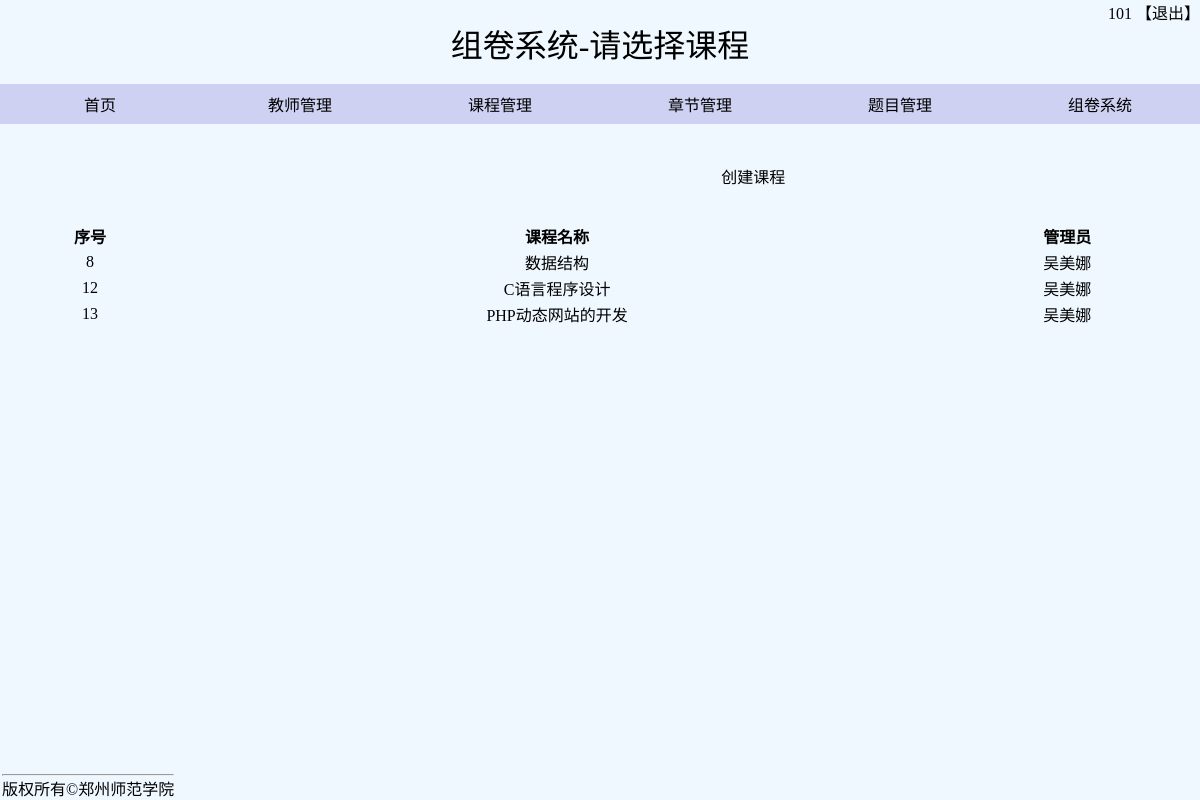
/selectcourse.php (signed in), run on the app's committed database.
### tables this page shows
CREATE TABLE IF NOT EXISTS `course` (
  `id` int(10) unsigned NOT NULL AUTO_INCREMENT,
  `coursename` varchar(50) NOT NULL COMMENT '课程名称',
  `manager` varchar(50) NOT NULL COMMENT '管理员，是一个教师的用户名',
  `gmt_create` datetime DEFAULT NULL COMMENT '创建时间 ',
  `gmt_modified` datetime DEFAULT NULL COMMENT '最后修改时间',
  PRIMARY KEY (`id`),
  UNIQUE KEY `coursename` (`coursename`)
);

### selectcourse.php (the view, shortened to what this page needs)
<?php require_once('connections/conn.php'); ?>
<?php
mysqli_query($conn,'set names utf8');
$query_course="select * from course";
$course=mysqli_query($conn,$query_course) or die(mysql_error($conn));
$row_course=mysqli_fetch_assoc($course);
?>
<!DOCTYPE html PUBLIC "-//W3C//DTD XHTML 1.0 Transitional//EN"
	"http://www.w3.org/TR/xhtml1/DTD/xhtml1-transitional.dtd">
<html xmlns="http://www.w3.org/1999/xhtml">
<head>
</head>
<body bgcolor="white">
    <table width="100%" border="0" align="center" cellpadding="0" cellspacing="0">
        <tr>
            <td height="38" colspan="6" align="center">
               <p align="center"> <font face="隶书" size="+3" color="#000000" >组卷系统-请选择课程</font>
            </p></td>
        </tr>
       <tr><td><br></td></tr>
         <div id="head">
            <p align="right"><font>
                <?php
                echo $_SESSION['username'];
                ?>
                <a class="login" href="logout.php">【退出】</a></font></p>
            </div>
        <tr align="center">
            <td width="15%" height="40px" align="center" valign="middle" class="a">
                <a href="index.php">首页</a>
            </td>
            <td width="15%" height="40px"  class="a">
                <a href="teacher/teachermanage.php">教师管理</a>
            </td>
            <td width="15%" height="40px" class="a"><a href="course/courselist.php">课程管理</a></td>
            <td width="15%" height="40px" class="a"><a href="chapter/chapterlist.php">章节管理</a></td>
             <td width="15%" height="40px" class="a"><a href="topic/topicmanage.php">题目管理</a></td>
            <td width="15%" height="40px"  class="a">
                <a href="paper/paperlist.php">组卷系统</a>
            </td>
        </tr>
        <tr></table>
	<table width="100%" border="0" align="center">
        <tr><td><br><br></td></tr>
            <tr>
                <td></td>
                <td></td>
                <td width="40%" colspan="5"><a href="course/addcourse.php">创建课程</td>
            </tr>
            <tr>
		<td height="169" colspan="5" align="center">
                    <table width="100%" border="0">
			<tr valign="middle" >
                            <td align="center"><b>序号</b></td>
                            <td align="center"><b>课程名称</b></td>
                            <td align="center"><b>管理员</b></td>
			</tr>
			<?php do { ?>
                <tr valign="middle" align="center">
				<td><?php echo $row_course['id']; ?></td>
				<td><a href="recordcourse.php?id=<?php echo $row_course['id'] ?>" title="选择课程，开始组卷"><?php echo $row_course['coursename'] ; ?></a></td>
				<td><?php echo $row_course['manager']; ?></td></tr>
			<?php }while ($row_course=mysqli_fetch_assoc($course)) ;?>
		    </table>
		</td>
	</tr>
	<tr>
            <td colspan="6">
                <table width="100%" border="0"><div id="d"><hr>
                        <p align="center"><font>版权所有&copy;郑州师范学院</font></p>
                    </div>
		</table>
			</td>
		</tr>
	</table>
</body>
</html>

### selectcourse.php (style rules this page uses)
* { margin: 0px; padding: 0px; }
#head { background-color: aliceblue; height: 20px; }
.a { font-family: 黑体; font-size: 16px; background-color:aliceblue; text-decoration: none; background-color: #ced1f2; }
body { background: aliceblue; text-decoration: none; }
a:link { text-decoration: none; color:#000000; }
#d { position: fixed; bottom: 0px; text-align: center; }

### data on the page
course: id "8", coursename "数据结构", manager "吴美娜"
course: id "12", coursename "C语言程序设计", manager "吴美娜"
course: id "13", coursename "PHP动态网站的开发", manager "吴美娜"

### other printed values
$_SESSION['username'] "101"
